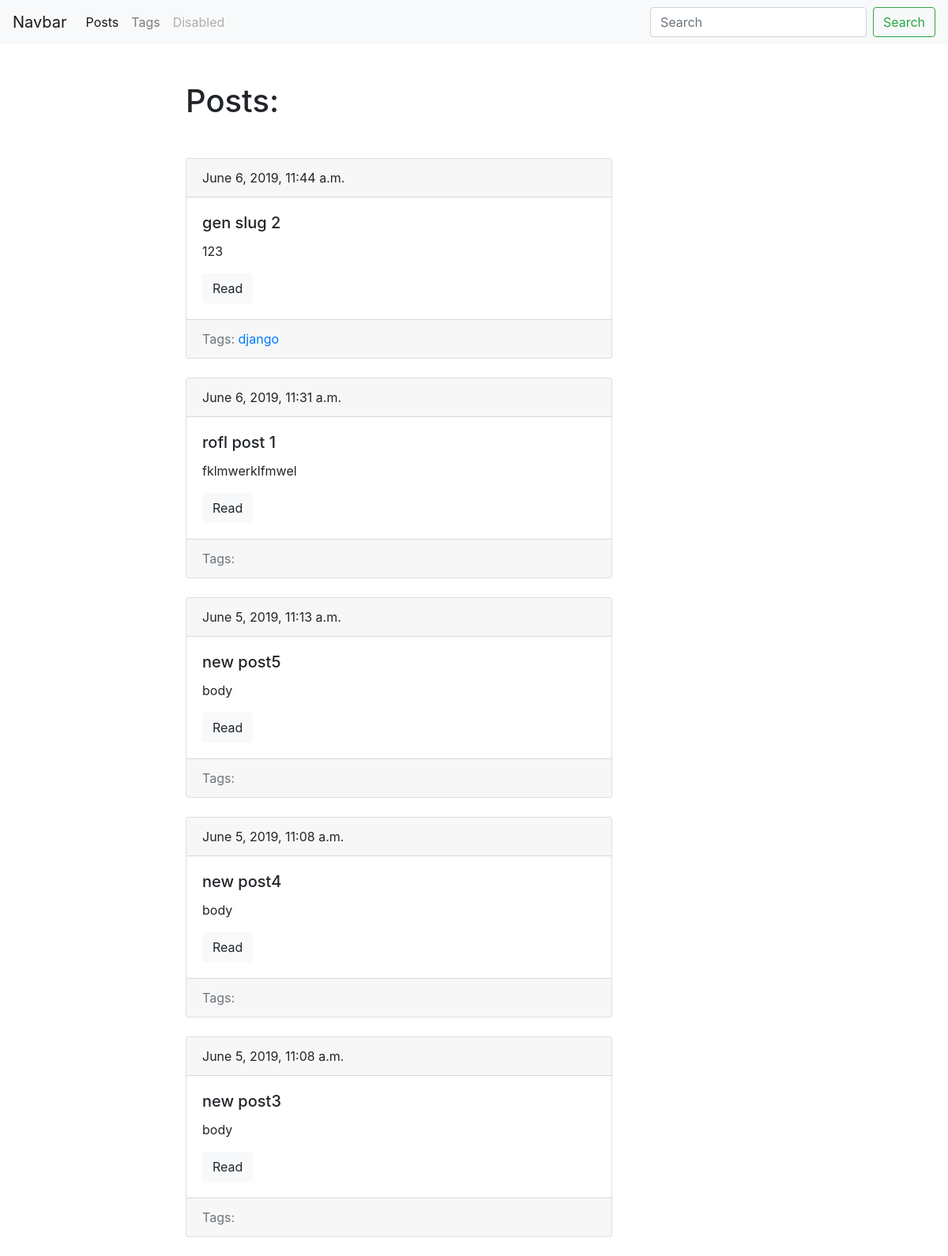
Screenshot of /blog/ with the database file from the repository.
### blog/models.py (models this page shows, shortened)
class Post(models.Model):
	title = models.CharField(max_length = 150, db_index = True)
	slug = models.SlugField(max_length = 150, blank = True, unique = True) #unique поля автоматом индексируются
	body = models.TextField(blank = True, db_index = True) #blank - поле может быть пустым
	date_pub = models.DateTimeField(auto_now_add = True) #заполнился в момент сохранения в бд
	tags = models.ManyToManyField('Tag', blank = True, related_name = 'posts')
	def get_absolute_url(self):
		return reverse('post_detail_url', kwargs={'slug':self.slug})
	class Meta:
		ordering = ['-date_pub'] #минус, чтобы новые посты добавлялись в начало списка

class Tag(models.Model):
	title = models.CharField(max_length = 50)
	slug = models.SlugField(max_length = 50, unique = True)
	def get_absolute_url(self):
		return reverse('tag_detail_url', kwargs={'slug':self.slug})
	class Meta:
		ordering = ['title']

### blog/views.py (the view)
# urls.py: path('', posts_list, name = 'posts_list_url'),
def posts_list(request):
	search_query = request.GET.get('search', '') #по дефолту поисковый запрос пустой
	if search_query:
		posts = Post.objects.filter(Q(title__icontains=search_query) | Q(body__icontains=search_query))
	else:
		posts = Post.objects.all()
	paginator = Paginator(posts, 10)
	page_number = request.GET.get('page', 1) #единичка - это дефолтное значение, в случае ошибки
	page = paginator.get_page(page_number)
	is_paginated = page.has_other_pages()
	if page.has_previous():
		prev_url = '?page={}'.format(page.previous_page_number())
	else:
		prev_url = ''
	if page.has_next():
		next_url = '?page={}'.format(page.next_page_number())
	else:
		next_url = ''
	l = list(page.object_list)
	print(dir(l))
	context = {
		'page_object' : l,
		'is_paginated' : is_paginated,
		'next_url' : next_url,
		'prev_url' : prev_url
	}
	return render(request, 'blog/index.html', context = context)

### blog/templates/blog/index.html (shortened to what this page needs)
{% extends 'blog/base_blog.html' %}
{% block content %}
	<h1 class="mb-5">Posts: </h1>
	{% for post in page_object %}
		{% include 'blog/includes/post_card_template.html' %}
	{% endfor %}
{% endblock %}

### blog/templates/blog/includes/post_card_template.html
<div class="card mb-4">
			<div class="card-header">
				{{post.date_pub}}
			</div>
			<div class="card-body">
				<h5 class="card-title">{{ post.title }}</h5>
				<p class="card-text">{{post.body|truncatewords:15}}</p>
				<a href="{{ post.get_absolute_url }}" class="btn btn-light">Read</a>
			</div>
			<div class="card-footer text-muted">
		   		Tags:
		   		{% for tag in post.tags.all %}
		   			<a href = "{{ tag.get_absolute_url }}">{{ tag.title }}</a>
		   		{% endfor %}
		  	</div>
		</div>

### rows the page displays
Post: date_pub "June 6, 2019, 11:44 a.m.", title "gen slug 2", body "123"
Tag: title "django"
Post: date_pub "June 6, 2019, 11:31 a.m.", title "rofl post 1", body "fklmwerklfmwel"
Post: date_pub "June 5, 2019, 11:13 a.m.", title "new post5", body "body"
Post: date_pub "June 5, 2019, 11:08 a.m.", title "new post4", body "body"
Post: date_pub "June 5, 2019, 11:08 a.m.", title "new post3", body "body"
